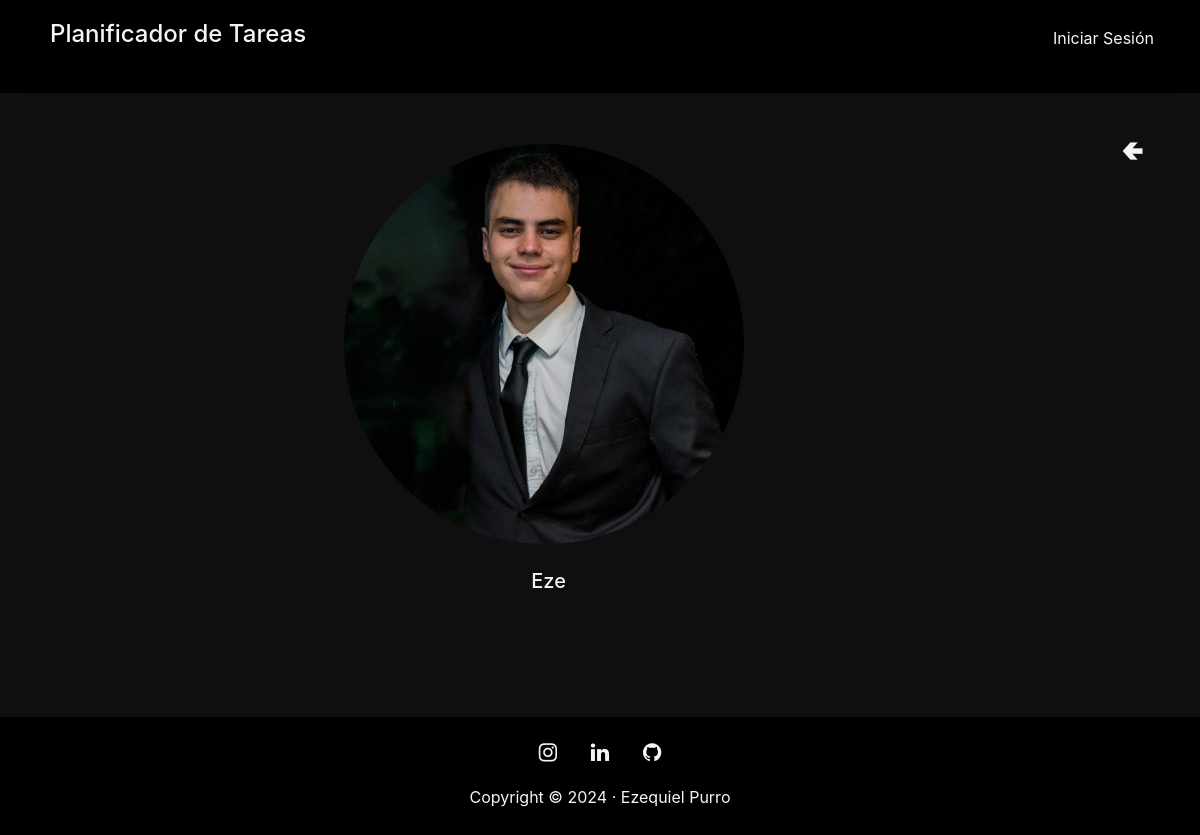
The page /accounts/member-detail/1/ on the database its author committed.
### registration/models.py (models this page shows)
class Member(models.Model):
    user = models.OneToOneField(User, on_delete=models.CASCADE)
    name = models.CharField(max_length=20)
    avatar = models.ImageField(upload_to='members', null=True, blank=True)

### registration/views.py (the view)
# urls.py: path('member-detail/<int:pk>/', MemberDetail.as_view(), name="member_detail"),
class MemberDetail(DetailView):
    model = Member
    template_name = 'registration/member_detail.html'

### registration/templates/registration/member_detail.html (shortened to what this page needs)
{% extends 'core/base.html' %}
{% block content %}
{% load static %}
    <div class="container" style="height: 78vh;">
        <div class="row">
            <div class="card" style="width: 100%; background-color: rgb(15, 15, 15)">
                <div class="row">
                    <div class="card-body" style="text-align: center;">
                        <div class="contenedor-imagen-redonda" style="width: 400px; height: 400px; border-radius: 50%; overflow: hidden; margin-left: 30%; margin-top: 30px;">
                            {% if member.avatar %}
                              <img src="{{member.avatar.url}}" class="img-fluid">
                            {% else %}
                              <img src="{% static 'registration/img/no-avatar.jpg' %}" class="img-fluid">
                            {% endif %}
                            <br>
                        </div>
                        <h5 class="card-title" style="margin: 25px; color: whitesmoke;">{{member.name}}</h5>
                    </div>
                    <a href="{% url 'dashboard' %}" style="color: whitesmoke; text-decoration: none;"><h3 style="padding: 40px">🢀</h3></a>
                </div>
            </div>
        </div>
    </div>
{%  endblock %}

### rows shown on the page
Member: avatar (picture), name "Eze"
